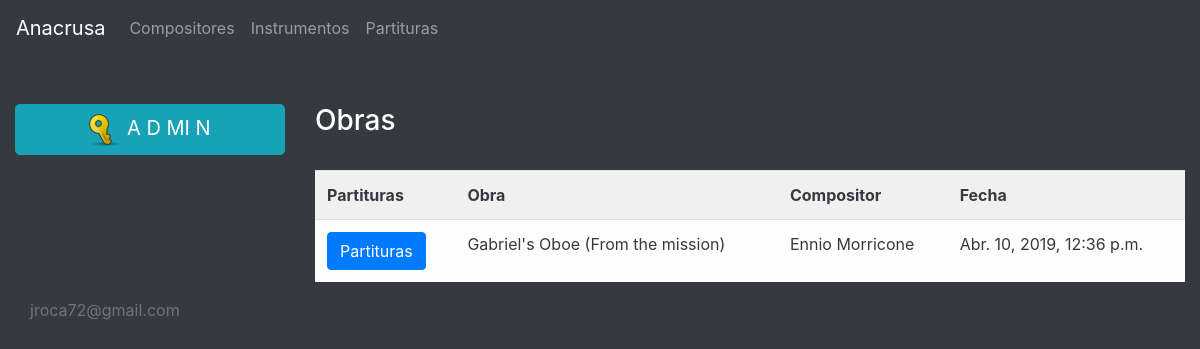
The app's page /, older data.
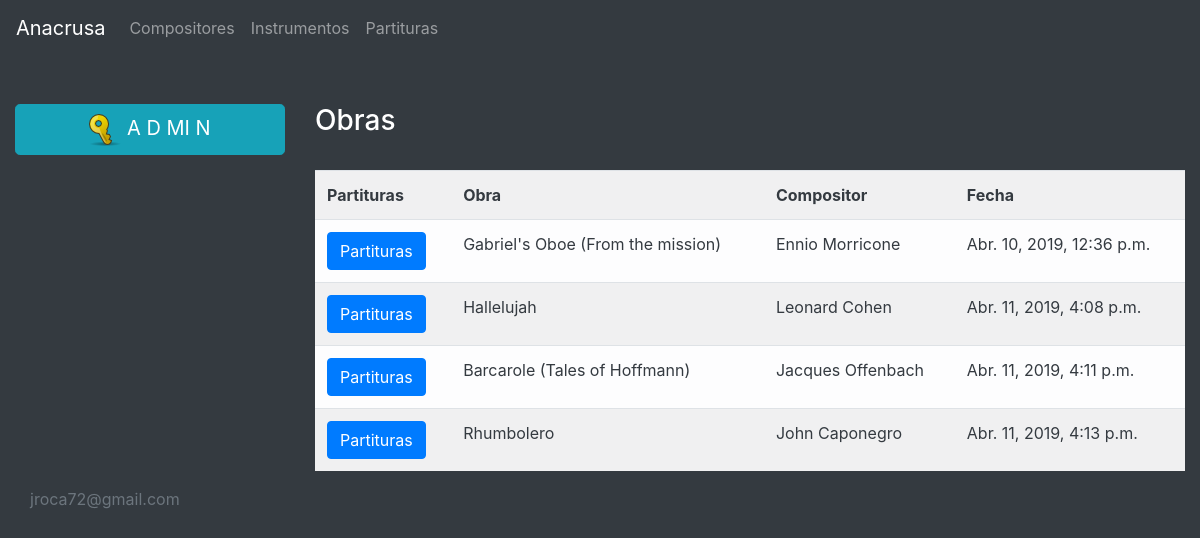
The same page, newer data.
### glissando/models.py (models this page shows, shortened)
class obra(models.Model):
    obra = models.CharField(max_length=200)
    compositor = models.ForeignKey(compositor,default=None, null=False, blank=False)
    fecha = models.DateTimeField(default=datetime.now, blank=False)
    class Meta:
        verbose_name_plural = "Obras"

class compositor(models.Model):
    compositor = models.CharField(max_length=100)
    class Meta:
        verbose_name_plural = "Compositores"
    def __unicode__(self):
        return self.compositor

### glissando/views.py (the view)
# urls.py: url(r'^$', views.home, name='home'),
def home(request):
	obras = obra.objects.order_by('fecha')
	context = {'las_obras': obras}
	return render(request, 'glissando/home.html', context)

### templates/glissando/home.html
{% extends "base.html" %} {% load staticfiles %} {% block elcss %} {% endblock %}
{% block content %}
<br /><br />
<div class="row">
    <div class="col-md-3 col-lg-3">
        <a href="/admin" class="btn btn-info btn-lg btn-block">
            <img src="/media/key.png"> A D MI N
        </a>
    </div>
    <div class="col-md-9 col-lg-9">
        <h3> Obras </h3>
        <br /> {% if las_obras %}
        <div class="table-responsive">
            <table class="table table-striped table-light text-dark">
                <th>Partituras</th>
                <th>Obra</th>
                <th>Compositor</th>
                <th>Fecha</th>
                {% for obra in las_obras %}
                <tr>
                    <td><a href="/partituras/{{obra.id}}/" class="btn btn-primary">Partituras</a></td>
                    <td>{{ obra.obra }}</td>
                    <td>{{ obra.compositor }}</td>
                    <td>{{ obra.fecha }}</td>
                </tr>
                {% endfor %}
            </table>
        </div>
        {% else %}
        <p class="text-warning">Sin Obras</p>
        {% endif %}
    </div>
</div>
{% endblock %}

### templates/base.html (shortened to what this page needs)
{% load staticfiles %}
<!DOCTYPE html>
<html lang="en">
<head>
    <link href="{% static 'css/bootstrap.min.css' %}" rel="stylesheet"> {%block elcss %}{% endblock %}
</head>
<body style="background-color: #343A40;">
    <nav class="navbar navbar-expand-md bg-dark navbar-dark">
        <a class="navbar-brand" href="#">Anacrusa</a>
        <div class="collapse navbar-collapse" id="collapsibleNavbar">
            <ul class="navbar-nav">
                <li class="nav-item">
                    <a class="nav-link" href="#">Compositores</a>
                </li>
                <li class="nav-item">
                    <a class="nav-link" href="#">Instrumentos</a>
                </li>
                <li class="nav-item">
                    <a class="nav-link" href="#">Partituras</a>
                </li>
            </ul>
        </div>
    </nav>
    <div class="container-fluid bg-dark text-white">
        {% block content %} {% endblock %}
    </div>
    <div class="container-fluid bg-dark text-white">
        <row>
            <div class="col-md-12">
                <div class="panel panel-default">
                    <div class="panel-heading">
                        <p class="text-muted">jroca72@gmail.com</p>
                    </div>
                </div>
            </div>
        </row>
    </div>
</body>
</html>

Row changes from the older to the newer data that the page shows:
added obra: obra "Hallelujah", compositor "Leonard Cohen", fecha "Abr. 11, 2019, 4:08 p.m."
added obra: obra "Barcarole (Tales of Hoffmann)", compositor "Jacques Offenbach", fecha "Abr. 11, 2019, 4:11 p.m."
added obra: obra "Rhumbolero", compositor "John Caponegro", fecha "Abr. 11, 2019, 4:13 p.m."
